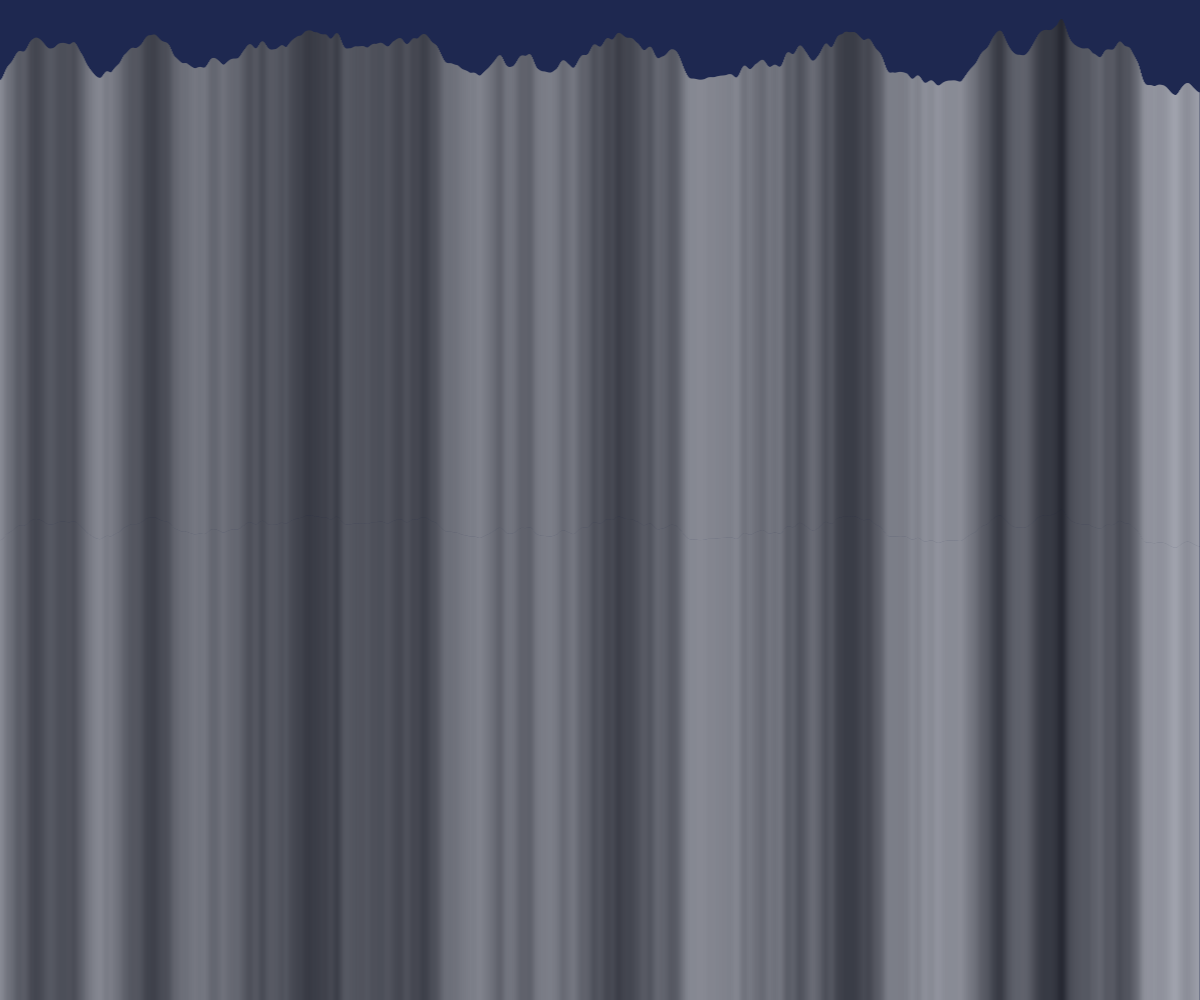
Frame 1 (no input)
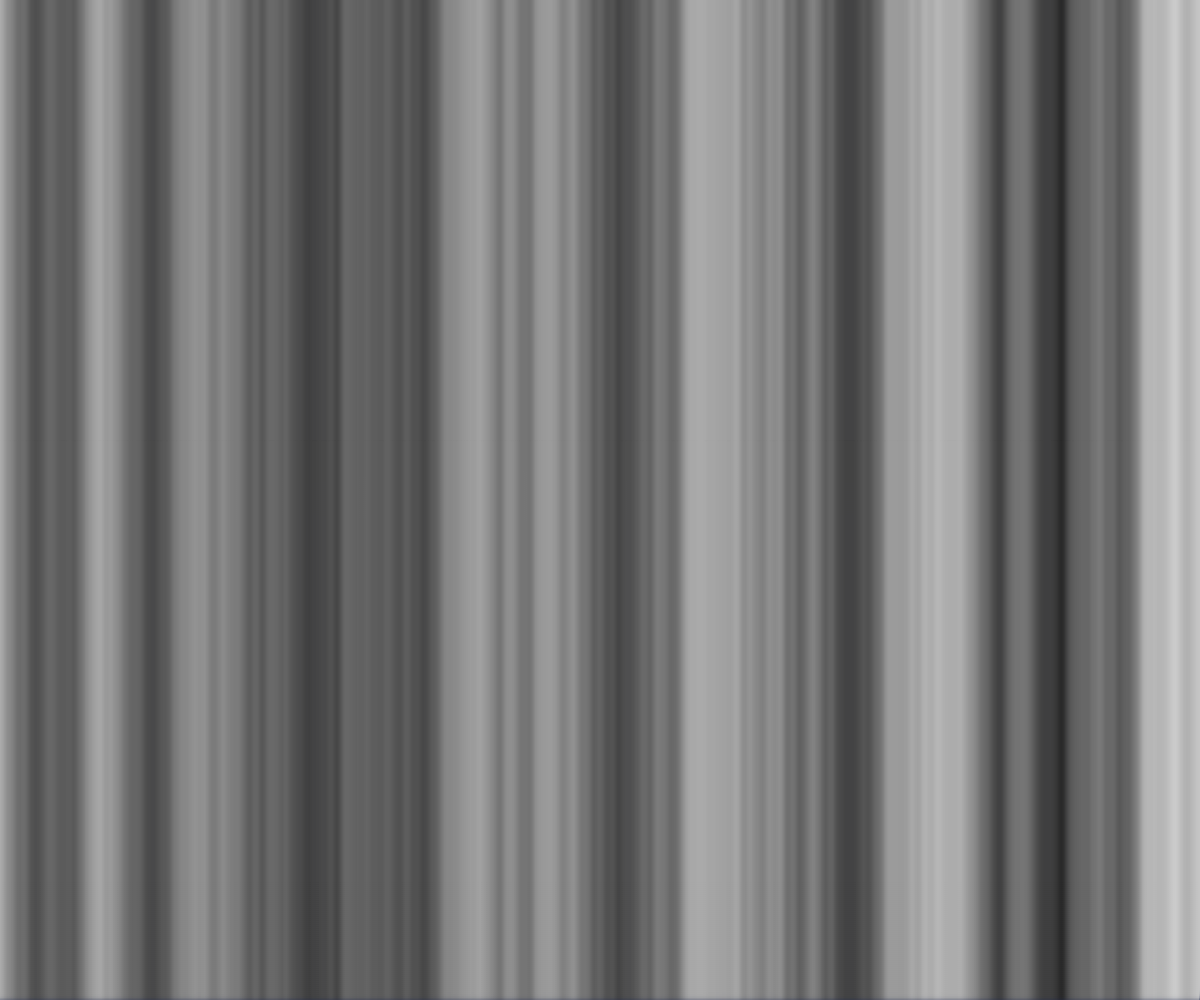
Frame 60 (no input)
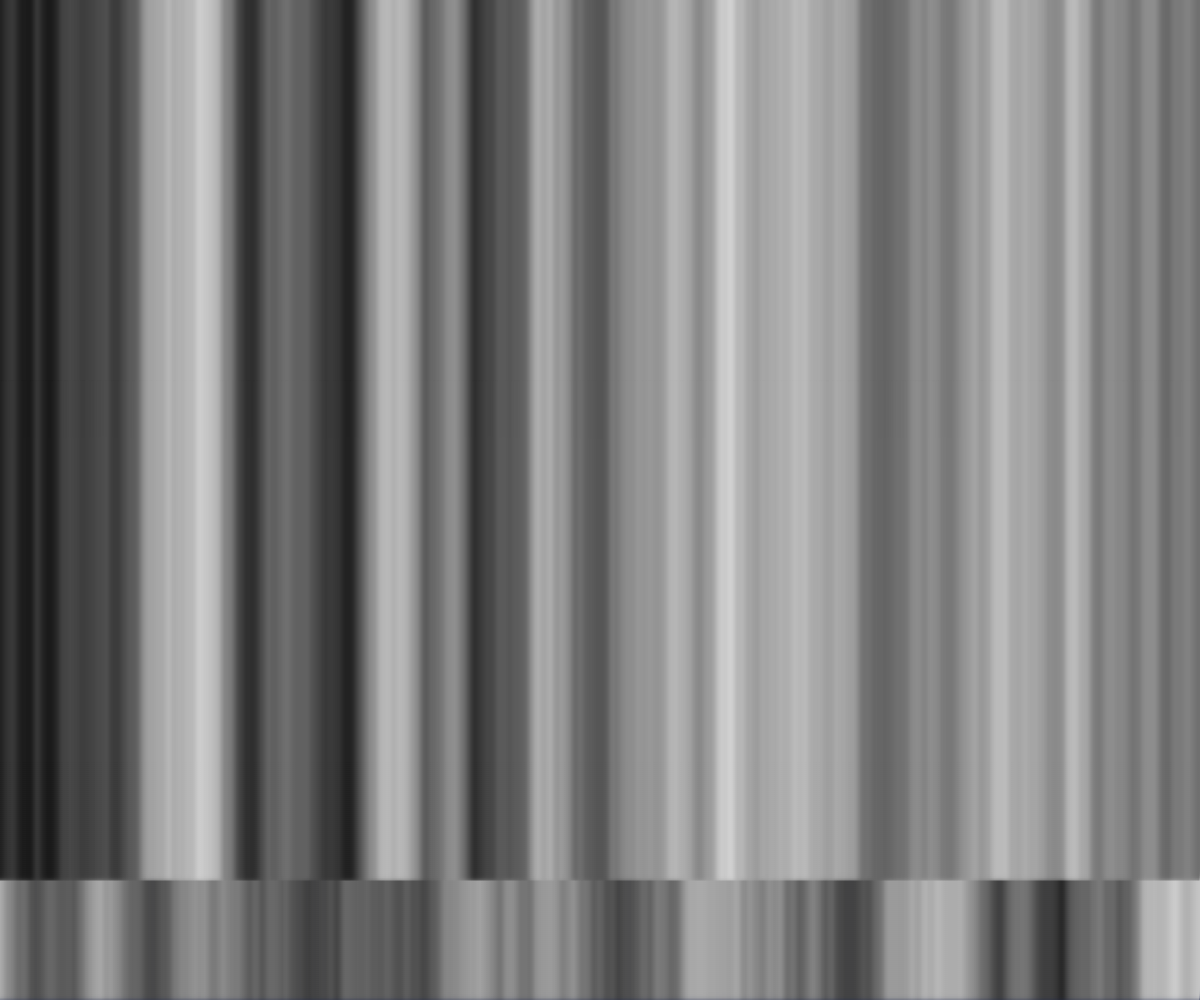
Frame 120 (the mouse pressed at the canvas centre since frame 60)

The p5.js sketch that drew these frames (run headless with seeded random() and noise() and a simulated clock; from frame 60 on, the mouse is pressed at the canvas centre):

// p5.js sketch
// ── sketch.js
let noiseScale = 0.02;
let n = 0;

function setup() {
    createCanvas(window.innerWidth, window.innerHeight);
    frameRate(20);
    background(30, 40, 80)
}

function draw() {

    for (let x = 0; x < width; x++) {
        let noiseVal = noise((mouseX + x) * noiseScale, mouseY * noiseScale);
        push();
        translate(0, n * -2);

        stroke(noiseVal * 255);
        line(x, noiseVal * 120, x, height);
        pop();
    }
    n++;
    describe(`horizontal wave pattern effected by mouse x-position
    & updating noise values.`);
}
